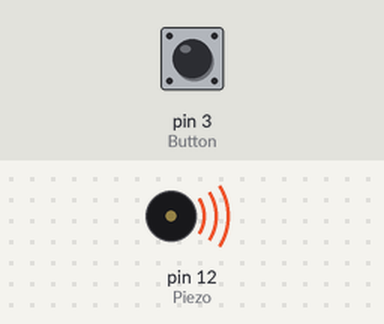
Simulated run of this sketch. Board: Arduino Uno, built with avr-gcc and run on an emulated ATmega328P. Parts: buzzer (waves = sounding). The inputs (shaded band) are chosen by the test bench; at power-on: pin 3 (Button) HIGH.

Above: at 0.5 s.
Timing chart, 0 to 10.4 s (numbered marks = the images above):
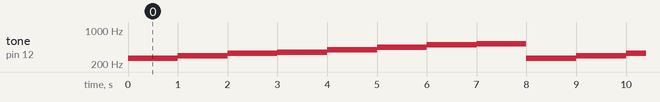

The sketch:

Piezo_Buzzer.ino
```cpp
#define Do 261
#define Re 293
#define Mi 329
#define Fa 349
#define Sol 391
#define Ra 440
#define Si 493
#define hDo 523

int Piezo = 12;
int Button = 3;

int tones[] = {
  Do, Re, Mi, Fa, Sol, Ra, Si, hDo
};

void setup() {
  pinMode(Button, INPUT_PULLUP);
  pinMode(Piezo, OUTPUT);
}

void loop() {
   if(digitalRead(Button) == HIGH)
    {
      for(int i=0; i < 8; i++)
      {
        tone(Piezo, tones[i]);
        delay(1000);
      }
      noTone(Piezo);
    }
  }
```

Measured:
- by itself, tone on pin 12 (Piezo): repeats every 8.0 s: 293 Hz 1.0 s, 329 Hz 1.0 s, 349 Hz 1.0 s, 391 Hz 1.0 s, 440 Hz 1.0 s, 493 Hz 1.0 s, 523 Hz 1.0 s, 261 Hz 1.0 s
